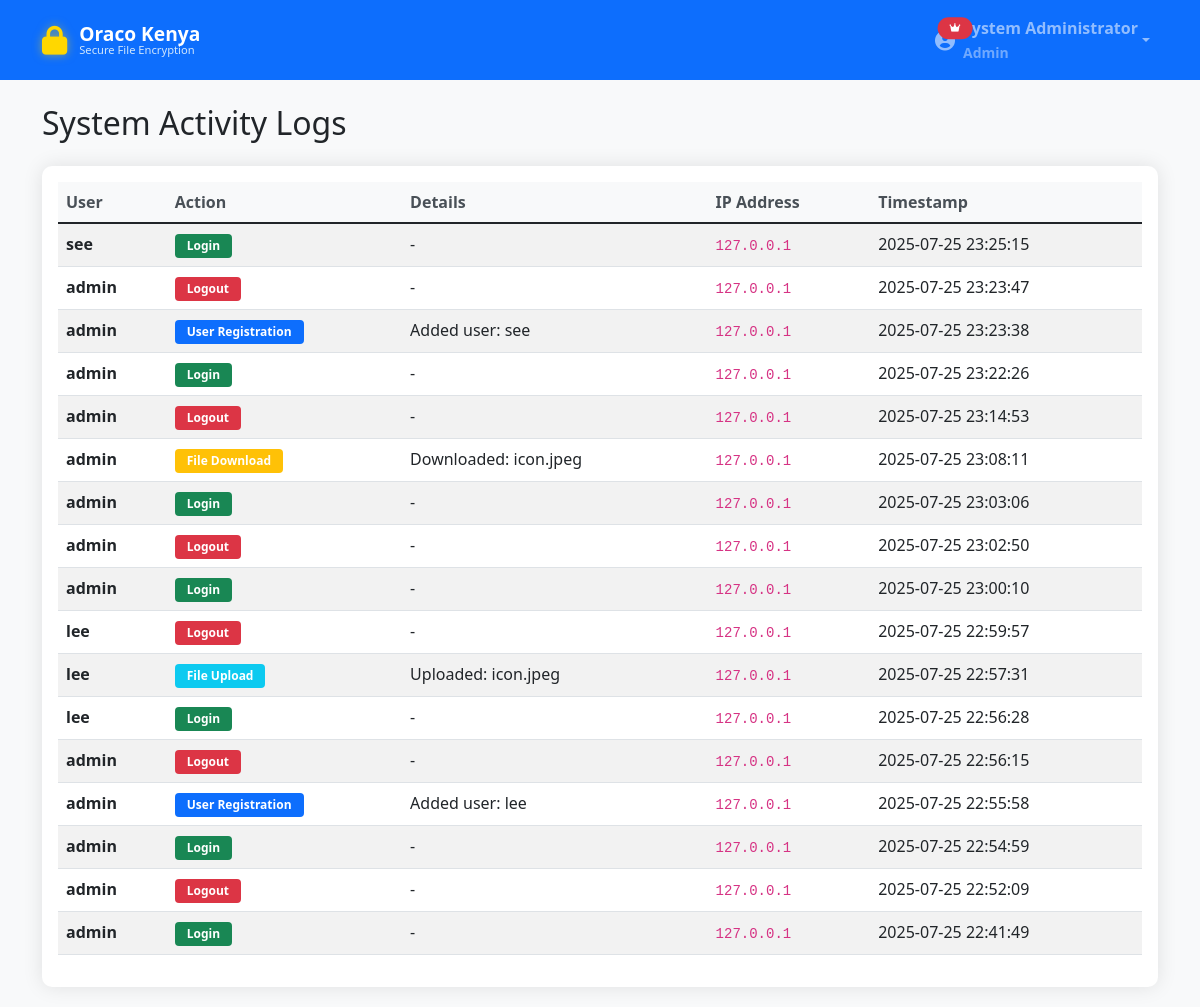
The app's page /system_logs (signed in) with its own data.
### tables this page shows
CREATE TABLE users (
        id INTEGER PRIMARY KEY AUTOINCREMENT,
        username TEXT UNIQUE NOT NULL,
        email TEXT UNIQUE NOT NULL,
        password_hash TEXT NOT NULL,
        full_name TEXT NOT NULL,
        department TEXT NOT NULL,
        role TEXT DEFAULT 'user',
        is_active INTEGER DEFAULT 1,
        created_at TIMESTAMP DEFAULT CURRENT_TIMESTAMP,
        last_login TIMESTAMP,
        reset_code TEXT, reset_code_expires TIMESTAMP, reset_code_attempts INTEGER DEFAULT 0);

CREATE TABLE activity_logs (
        id INTEGER PRIMARY KEY AUTOINCREMENT,
        user_id INTEGER NOT NULL,
        action TEXT NOT NULL,
        details TEXT,
        ip_address TEXT,
        user_agent TEXT,
        timestamp TIMESTAMP DEFAULT CURRENT_TIMESTAMP,
        FOREIGN KEY (user_id) REFERENCES users (id)
    );

### app.py (the view)
    def decorated_function(*args, **kwargs):
        if 'user_id' not in session:
            return redirect(url_for('login'))
        conn = sqlite3.connect('oraco_system.db')
        c = conn.cursor()
        c.execute('SELECT role FROM users WHERE id = ?', (session['user_id'],))
        user = c.fetchone()
        conn.close()
        if not user or user[0] != 'admin':
            flash('Access denied. Admin privileges required.', 'error')
            return redirect(url_for('dashboard'))
        return f(*args, **kwargs)

### app.py (called while the page is built)
def require_admin(f):
    def decorated_function(*args, **kwargs):
        if 'user_id' not in session:
            return redirect(url_for('login'))
        conn = sqlite3.connect('oraco_system.db')
        c = conn.cursor()
        c.execute('SELECT role FROM users WHERE id = ?', (session['user_id'],))
        user = c.fetchone()
        conn.close()
        if not user or user[0] != 'admin':
            flash('Access denied. Admin privileges required.', 'error')
            return redirect(url_for('dashboard'))
        return f(*args, **kwargs)
    decorated_function.__name__ = f.__name__
    return decorated_function

@app.route('/system_logs')
@require_admin
def system_logs():
    conn = sqlite3.connect('oraco_system.db')
    c = conn.cursor()
    c.execute('''SELECT u.username, a.action, a.details, a.ip_address, a.timestamp, a.user_agent
                 FROM activity_logs a
                 JOIN users u ON a.user_id = u.id
                 ORDER BY a.timestamp DESC LIMIT 100''')
    logs = c.fetchall()
    conn.close()
    return render_template('system_logs.html', logs=logs)

### templates/system_logs.html (shortened to what this page needs)
{% extends "base.html" %}
{% block content %}
<div class="row">
    <div class="col-12">
        <h2 class="mb-4">System Activity Logs</h2>
    </div>
</div>
<div class="row">
    <div class="col-12">
        <div class="card">
            <div class="card-body">
                <div class="table-responsive">
                    <table class="table table-striped table-hover">
                        <thead>
                            <tr>
                                <th>User</th>
                                <th>Action</th>
                                <th>Details</th>
                                <th>IP Address</th>
                                <th>Timestamp</th>
                            </tr>
                        </thead>
                        <tbody>
                            {% for log in logs %}
                            <tr>
                                <td><strong>{{ log[0] }}</strong></td>
                                <td>
                                    <span class="badge bg-{{
                                        'success' if log[1] == 'Login' else
                                        'info' if log[1] == 'File Upload' else
                                        'warning' if log[1] == 'File Download' else
                                        'danger' if log[1] == 'Logout' else
                                        'primary'
                                    }}">
                                        {{ log[1] }}
                                    </span>
                                </td>
                                <td>{{ log[2] if log[2] else '-' }}</td>
                                <td><code>{{ log[3] if log[3] else '-' }}</code></td>
                                <td>{{ log[4] }}</td>
                            </tr>
                            {% endfor %}
                        </tbody>
                    </table>
                </div>
            </div>
        </div>
    </div>
</div>
{% endblock %}

### templates/base.html (shortened to what this page needs)
<!DOCTYPE html>
<html lang="en">
<head>
    <link href="https://cdn.jsdelivr.net/npm/bootstrap@5.1.3/dist/css/bootstrap.min.css" rel="stylesheet" />
    <link href="https://cdnjs.cloudflare.com/ajax/libs/font-awesome/6.0.0/css/all.min.css" rel="stylesheet">
    <link href="{{ url_for('static', filename='css/style.css') }}" rel="stylesheet">
    <link href="{{ url_for('static', filename='css/logo.css') }}" rel="stylesheet">
</head>
<body>
    <nav class="navbar navbar-expand-lg navbar-dark bg-primary">
        <div class="container">
            <a class="navbar-brand oraco-logo" href="{{ url_for('index') }}">
                <div class="logo-icon">
                    <i class="fas fa-lock"></i>
                </div>
                <div class="logo-text">
                    <div class="logo-main">Oraco Kenya</div>
                    <div class="logo-subtitle">Secure File Encryption</div>
                </div>
            </a>
            {% if session.user_id %}
            <div class="navbar-nav ms-auto">
                <div class="nav-item dropdown admin-dropdown">
                    <a class="nav-link dropdown-toggle d-flex align-items-center" href="#" id="navbarDropdown" role="button" data-bs-toggle="dropdown" aria-expanded="false">
                        <div class="me-2 position-relative">
                            <i class="fas fa-user-circle fa-lg"></i>
                            {% if session.role == 'admin' %}
                            <span class="position-absolute top-0 start-100 translate-middle badge rounded-pill bg-danger" style="font-size: 0.6rem;">
                                <i class="fas fa-crown"></i>
                            </span>
                            {% endif %}
                        </div>
                        <div class="d-none d-md-block text-start">
                            <div class="fw-bold">{{ session.full_name }}</div>
                            <small class="opacity-75">{{ session.role|title }}</small>
                        </div>
                    </a>
                </div>
            </div>
            {% endif %}
        </div>
    </nav>
    <main class="container mt-4">
        {% block content %}{% endblock %}
    </main>
</body>
</html>

### static/css/style.css (style rules this page uses)
body { background-color: #f8f9fa; font-family: 'Segoe UI', Tahoma, Geneva, Verdana, sans-serif; }
.navbar-brand { font-weight: bold; font-size: 1.2rem; }
.card { border: none; border-radius: 10px; box-shadow: 0 0 20px rgba(0, 0, 0, 0.1); margin-bottom: 20px; }
.table th { border-top: none; font-weight: 600; color: #495057; background-color: #f8f9fa; }
.badge { font-size: 0.75rem; padding: 0.375rem 0.75rem; }

### static/css/logo.css (style rules this page uses)
.oraco-logo { display: flex; align-items: center; font-weight: bold; font-size: 1.3rem; text-decoration: none; color: white; transition: all 0.3s ease; }
.logo-icon { position: relative; margin-right: 12px; font-size: 1.8rem; color: #ffd700; text-shadow: 0 0 10px rgba(255, 215, 0, 0.5); animation: logoGlow 2s ease-in-out infinite alternate; }
.logo-text { display: flex; flex-direction: column; line-height: 1.1; }
.logo-main { font-size: 1.2rem; font-weight: 700; color: #ffffff; }
.logo-subtitle { font-size: 0.7rem; font-weight: 400; color: #e3f2fd; opacity: 0.9; }

### templates/base.html (style rules this page uses)
.navbar-nav .nav-link { font-weight: 600; transition: all 0.3s ease; border-radius: 8px; padding: 0.5rem 1rem; }

### records on screen
users: full_name "System Administrator"
activity_logs: username "see", action "Login", log "-", ip_address "127.0.0.1", timestamp "2025-07-25 23:25:15"
activity_logs: username "admin", action "Logout", log "-", ip_address "127.0.0.1", timestamp "2025-07-25 23:23:47"
activity_logs: username "admin", action "User Registration", details "Added user: see", ip_address "127.0.0.1", timestamp "2025-07-25 23:23:38"
activity_logs: username "admin", action "Login", log "-", ip_address "127.0.0.1", timestamp "2025-07-25 23:22:26"
activity_logs: username "admin", action "Logout", log "-", ip_address "127.0.0.1", timestamp "2025-07-25 23:14:53"
activity_logs: username "admin", action "File Download", details "Downloaded: icon.jpeg", ip_address "127.0.0.1", timestamp "2025-07-25 23:08:11"
activity_logs: username "admin", action "Login", log "-", ip_address "127.0.0.1", timestamp "2025-07-25 23:03:06"
activity_logs: username "admin", action "Logout", log "-", ip_address "127.0.0.1", timestamp "2025-07-25 23:02:50"
activity_logs: username "admin", action "Login", log "-", ip_address "127.0.0.1", timestamp "2025-07-25 23:00:10"
activity_logs: username "lee", action "Logout", log "-", ip_address "127.0.0.1", timestamp "2025-07-25 22:59:57"
activity_logs: username "lee", action "File Upload", details "Uploaded: icon.jpeg", ip_address "127.0.0.1", timestamp "2025-07-25 22:57:31"
activity_logs: username "lee", action "Login", log "-", ip_address "127.0.0.1", timestamp "2025-07-25 22:56:28"
activity_logs: username "admin", action "Logout", log "-", ip_address "127.0.0.1", timestamp "2025-07-25 22:56:15"
activity_logs: username "admin", action "User Registration", details "Added user: lee", ip_address "127.0.0.1", timestamp "2025-07-25 22:55:58"
activity_logs: username "admin", action "Login", log "-", ip_address "127.0.0.1", timestamp "2025-07-25 22:54:59"
activity_logs: username "admin", action "Logout", log "-", ip_address "127.0.0.1", timestamp "2025-07-25 22:52:09"
activity_logs: username "admin", action "Login", log "-", ip_address "127.0.0.1", timestamp "2025-07-25 22:41:49"

### other values on screen
{{ session.role|title }} "Admin"
